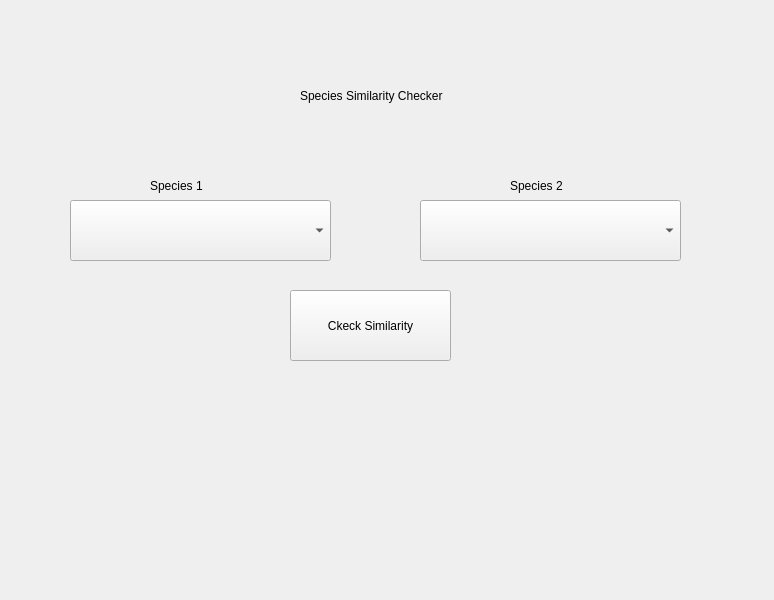
<?xml version="1.0" encoding="UTF-8"?>
<ui version="4.0">
 <class>MainWindow</class>
 <widget class="QMainWindow" name="MainWindow">
  <property name="geometry">
   <rect>
    <x>0</x>
    <y>0</y>
    <width>774</width>
    <height>600</height>
   </rect>
  </property>
  <property name="windowTitle">
   <string>MainWindow</string>
  </property>
  <widget class="QWidget" name="centralwidget">
   <widget class="QPushButton" name="pushButton">
    <property name="geometry">
     <rect>
      <x>290</x>
      <y>290</y>
      <width>161</width>
      <height>71</height>
     </rect>
    </property>
    <property name="text">
     <string>Ckeck Similarity</string>
    </property>
   </widget>
   <widget class="QLabel" name="label">
    <property name="geometry">
     <rect>
      <x>340</x>
      <y>360</y>
      <width>121</width>
      <height>51</height>
     </rect>
    </property>
    <property name="text">
     <string/>
    </property>
   </widget>
   <widget class="QComboBox" name="comboBoxSpecies1">
    <property name="geometry">
     <rect>
      <x>70</x>
      <y>200</y>
      <width>261</width>
      <height>61</height>
     </rect>
    </property>
   </widget>
   <widget class="QComboBox" name="comboBoxSpecies2">
    <property name="geometry">
     <rect>
      <x>420</x>
      <y>200</y>
      <width>261</width>
      <height>61</height>
     </rect>
    </property>
   </widget>
   <widget class="QLabel" name="label_2">
    <property name="geometry">
     <rect>
      <x>150</x>
      <y>160</y>
      <width>121</width>
      <height>51</height>
     </rect>
    </property>
    <property name="text">
     <string>Species 1</string>
    </property>
   </widget>
   <widget class="QLabel" name="label_3">
    <property name="geometry">
     <rect>
      <x>510</x>
      <y>160</y>
      <width>121</width>
      <height>51</height>
     </rect>
    </property>
    <property name="text">
     <string>Species 2</string>
    </property>
   </widget>
   <widget class="QLabel" name="label_4">
    <property name="geometry">
     <rect>
      <x>300</x>
      <y>60</y>
      <width>181</width>
      <height>71</height>
     </rect>
    </property>
    <property name="text">
     <string>Species Similarity Checker</string>
    </property>
   </widget>
  </widget>
 </widget>
 <resources/>
 <connections/>
</ui>
